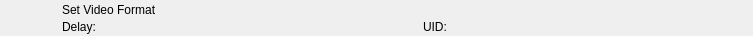
<?xml version="1.0" encoding="UTF-8"?>
<ui version="4.0">
 <class>RundownAtemVideoFormatWidget</class>
 <widget class="QWidget" name="RundownAtemVideoFormatWidget">
  <property name="geometry">
   <rect>
    <x>0</x>
    <y>0</y>
    <width>753</width>
    <height>36</height>
   </rect>
  </property>
  <layout class="QHBoxLayout" name="horizontalLayout">
   <property name="spacing">
    <number>0</number>
   </property>
   <property name="margin">
    <number>0</number>
   </property>
   <item>
    <widget class="QFrame" name="frameItem">
     <property name="sizePolicy">
      <sizepolicy hsizetype="Preferred" vsizetype="Fixed">
       <horstretch>0</horstretch>
       <verstretch>0</verstretch>
      </sizepolicy>
     </property>
     <property name="minimumSize">
      <size>
       <width>0</width>
       <height>36</height>
      </size>
     </property>
     <widget class="QLabel" name="labelIcon">
      <property name="geometry">
       <rect>
        <x>22</x>
        <y>2</y>
        <width>32</width>
        <height>32</height>
       </rect>
      </property>
      <property name="text">
       <string/>
      </property>
      <property name="pixmap">
       <pixmap resource="../../Widgets.qrc">:/Graphics/Images/Atem/VideoFormat.png</pixmap>
      </property>
      <property name="scaledContents">
       <bool>true</bool>
      </property>
     </widget>
     <widget class="QLabel" name="labelLabel">
      <property name="geometry">
       <rect>
        <x>62</x>
        <y>2</y>
        <width>561</width>
        <height>16</height>
       </rect>
      </property>
      <property name="text">
       <string>Set Video Format</string>
      </property>
     </widget>
     <widget class="QLabel" name="labelColor">
      <property name="geometry">
       <rect>
        <x>0</x>
        <y>0</y>
        <width>18</width>
        <height>36</height>
       </rect>
      </property>
      <property name="text">
       <string/>
      </property>
     </widget>
     <widget class="QLabel" name="labelGroupColor">
      <property name="geometry">
       <rect>
        <x>0</x>
        <y>0</y>
        <width>6</width>
        <height>36</height>
       </rect>
      </property>
      <property name="text">
       <string/>
      </property>
     </widget>
     <widget class="QLabel" name="labelDevice">
      <property name="geometry">
       <rect>
        <x>154</x>
        <y>19</y>
        <width>260</width>
        <height>16</height>
       </rect>
      </property>
      <property name="text">
       <string></string>
      </property>
     </widget>
     <widget class="QLabel" name="labelDelay">
      <property name="geometry">
       <rect>
        <x>62</x>
        <y>19</y>
        <width>83</width>
        <height>16</height>
       </rect>
      </property>
      <property name="text">
       <string>Delay:</string>
      </property>
     </widget>
     <widget class="QLabel" name="labelRemoteTriggerId">
      <property name="geometry">
       <rect>
        <x>423</x>
        <y>19</y>
        <width>111</width>
        <height>16</height>
       </rect>
      </property>
      <property name="text">
       <string>UID:</string>
      </property>
     </widget>
    </widget>
   </item>
   <item>
    <widget class="QFrame" name="frameStatus">
     <property name="minimumSize">
      <size>
       <width>77</width>
       <height>0</height>
      </size>
     </property>
     <property name="maximumSize">
      <size>
       <width>77</width>
       <height>16777215</height>
      </size>
     </property>
     <widget class="QLabel" name="labelGpiConnected">
      <property name="geometry">
       <rect>
        <x>1</x>
        <y>2</y>
        <width>32</width>
        <height>32</height>
       </rect>
      </property>
      <property name="minimumSize">
       <size>
        <width>32</width>
        <height>32</height>
       </size>
      </property>
      <property name="maximumSize">
       <size>
        <width>32</width>
        <height>32</height>
       </size>
      </property>
      <property name="lineWidth">
       <number>0</number>
      </property>
      <property name="text">
       <string/>
      </property>
      <property name="pixmap">
       <pixmap resource="../../Widgets.qrc">:/Graphics/Images/GpiConnected.png</pixmap>
      </property>
      <property name="scaledContents">
       <bool>true</bool>
      </property>
     </widget>
     <widget class="QLabel" name="labelDisconnected">
      <property name="geometry">
       <rect>
        <x>32</x>
        <y>2</y>
        <width>32</width>
        <height>32</height>
       </rect>
      </property>
      <property name="minimumSize">
       <size>
        <width>32</width>
        <height>32</height>
       </size>
      </property>
      <property name="maximumSize">
       <size>
        <width>32</width>
        <height>32</height>
       </size>
      </property>
      <property name="text">
       <string/>
      </property>
      <property name="pixmap">
       <pixmap resource="../../Widgets.qrc">:/Graphics/Images/Disconnected.png</pixmap>
      </property>
      <property name="scaledContents">
       <bool>true</bool>
      </property>
     </widget>
     <widget class="QLabel" name="labelActiveColor">
      <property name="geometry">
       <rect>
        <x>69</x>
        <y>0</y>
        <width>8</width>
        <height>36</height>
       </rect>
      </property>
      <property name="minimumSize">
       <size>
        <width>8</width>
        <height>36</height>
       </size>
      </property>
      <property name="maximumSize">
       <size>
        <width>8</width>
        <height>36</height>
       </size>
      </property>
      <property name="text">
       <string/>
      </property>
     </widget>
    </widget>
   </item>
  </layout>
 </widget>
 <resources>
  <include location="../../Widgets.qrc"/>
 </resources>
 <connections/>
 <slots>
  <slot>addToCombo()</slot>
 </slots>
</ui>
